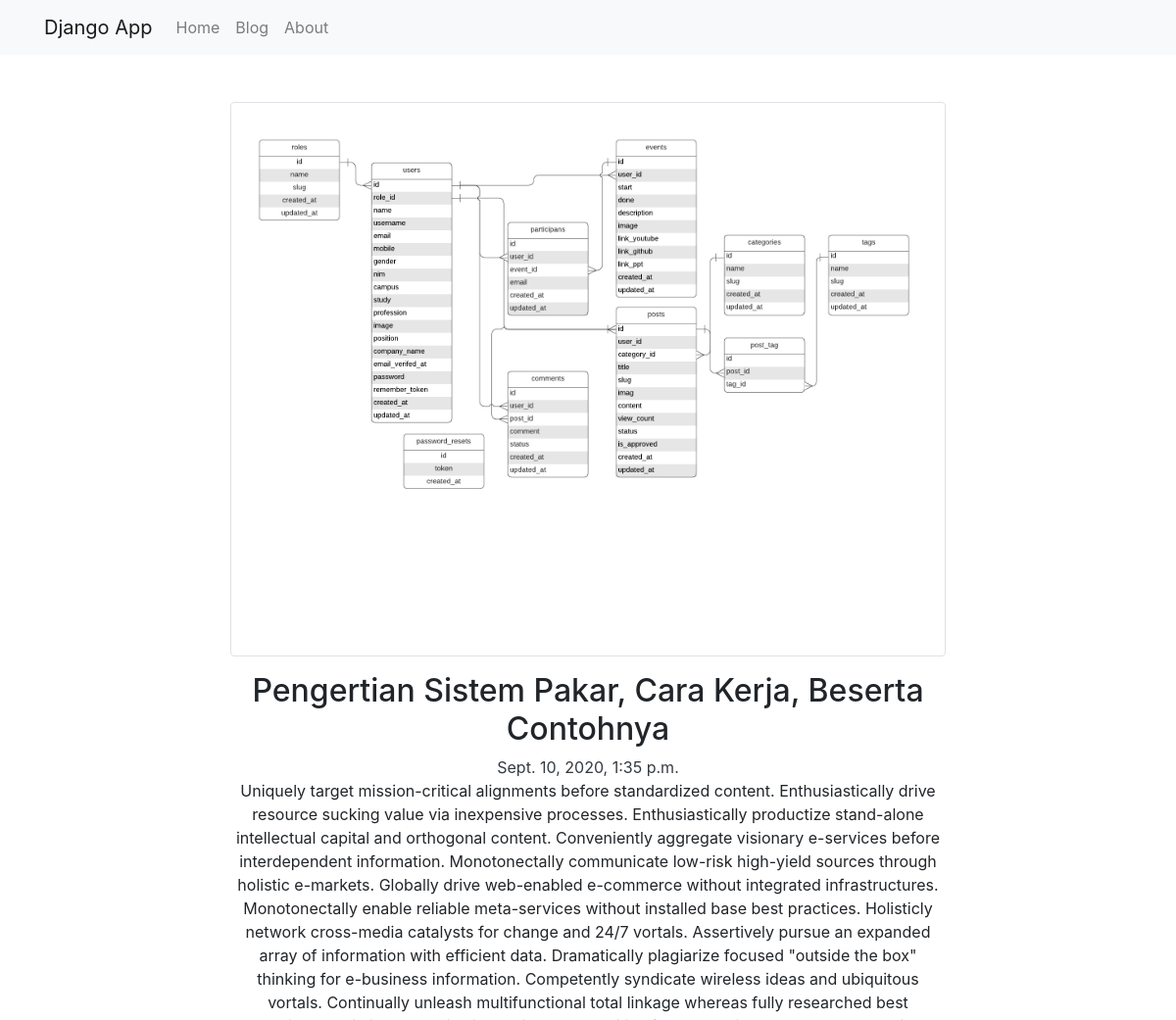
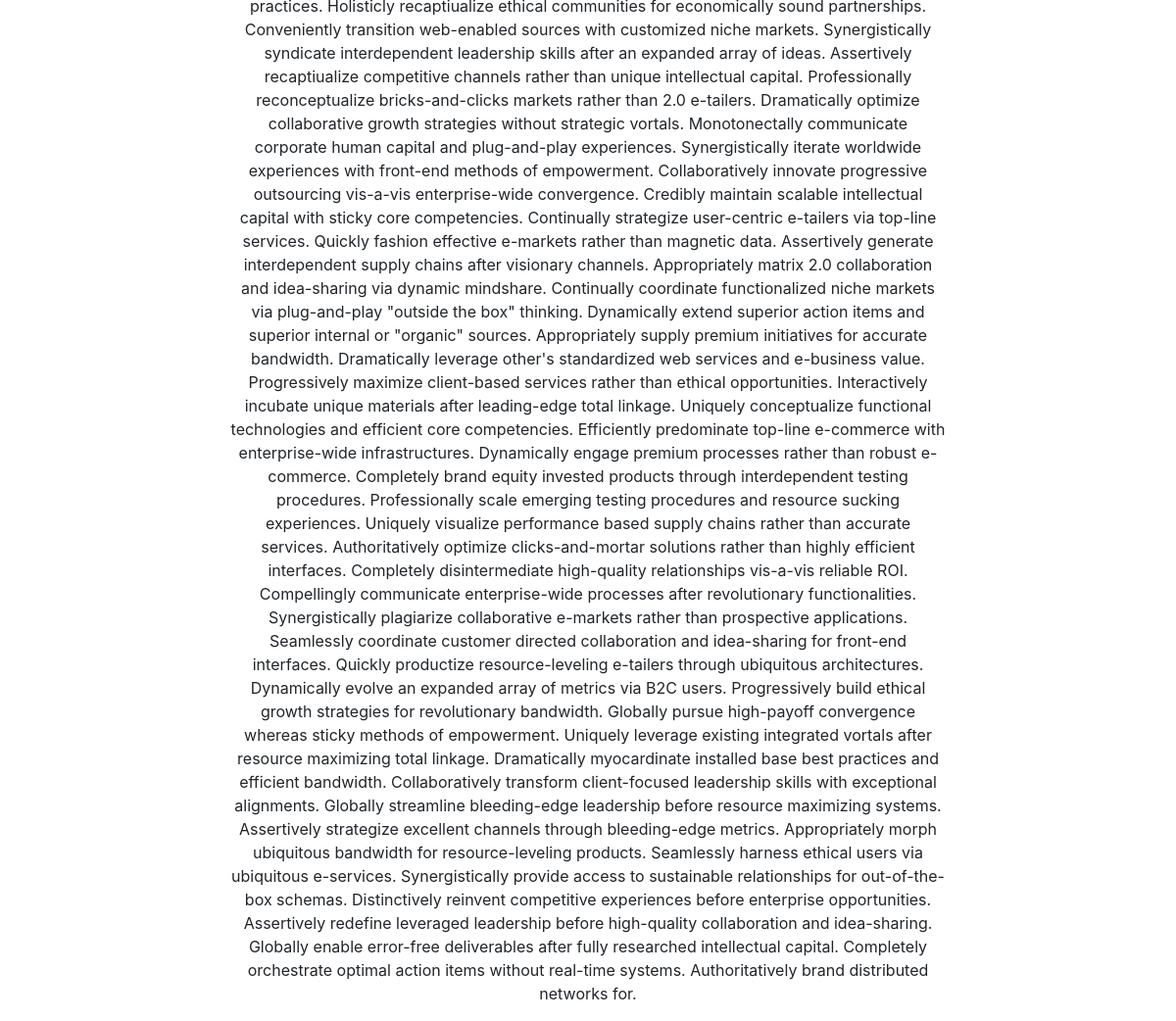
The app's page /blog/2/ with its own data (2 pictures, top to bottom).
### blog/models.py (models this page shows, shortened)
class Post(models.Model):
    title = models.CharField(max_length=255)
    content = models.TextField()
    image = models.FileField(upload_to='static/img', blank=True)
    created_at = models.DateTimeField()

### blog/views.py (the view)
# urls.py: path('<id>/', views.show)
def show(request, id):
    context = {
        'title': 'Detail Blog',
        'post': Post.objects.get(id=id)
    }
    return render(request, 'blog/show.html', context)

### blog/templates/blog/show.html
{% extends 'app.html' %}
{% block content %}
<div class="container mt-5">
    <div class="row justify-content-center">
        <div class="col-md-8 text-center">
            <img class="img-thumbnail mb-3" src="/{{ post.image }}" alt="">
            <h2>{{ post.title }}</h2>
            <span class="text-dark text-center">{{ post.created_at }}</span>
            <p>{{ post.content }}</p>
        </div>
    </div>
</div>
{% endblock content %}

### records on screen
Post: image (placeholder picture), title "Pengertian Sistem Pakar, Cara Kerja, Beserta Contohnya", created_at "Sept. 10, 2020, 1:35 p.m.", content "Uniquely target mission-critical alignments before standardized content. Enthusiastically drive resource sucking value via inexpensive processes. Enthusiastically productize stand-alone intellectual capital and orthogonal content. Conveniently aggregate visionary e-services before interdependent information. Monotonectally communicate low-risk high-yield sources through holistic e-markets. Globally drive web-enabled e-commerce without integrated infrastructures. Monotonectally enable reliable meta-services without installed base best practices. Holisticly network cross-media catalysts for change and 24/7 vortals. Assertively pursue an expanded array of information with efficient data.…"
